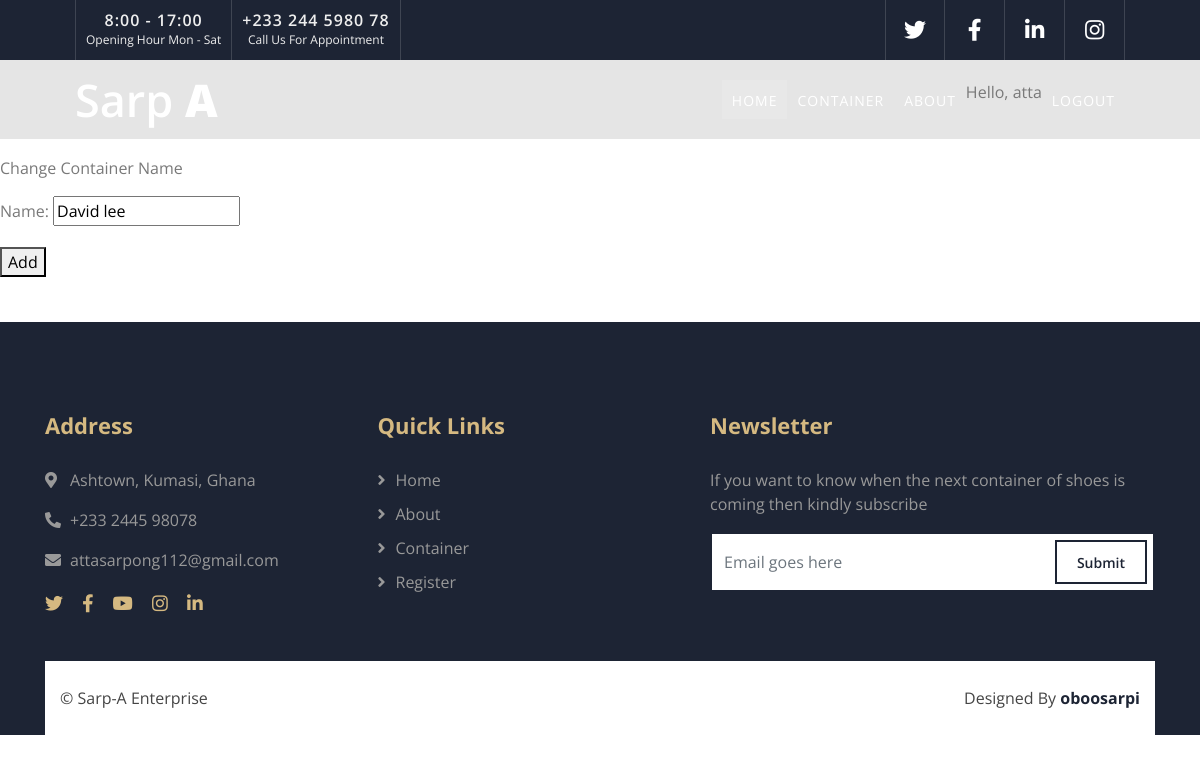
/edit_container/david-lee (signed in), run on an earlier commit of the app's database.
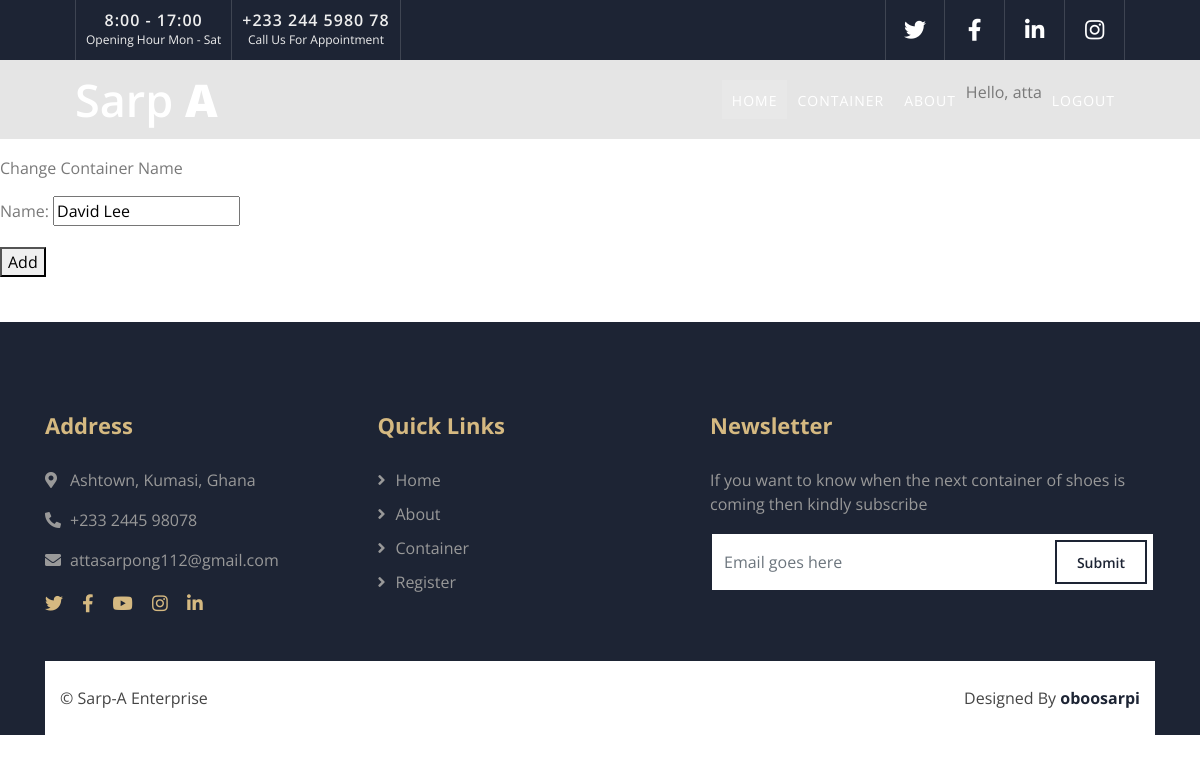
And on a later commit of the database.
### attas/models.py (models this page shows, shortened)
class Container(models.Model):
    name = models.CharField(max_length=200)
    date = models.DateField(default=timezone.now)
    owner = models.ForeignKey(User, on_delete=models.CASCADE, null=True)#change to  non-nullable later
    slug = models.SlugField(max_length=200, unique_for_date='date', null=True) #change to  non-nullable later
    class Meta:
        ordering = ('-date',)
        verbose_name_plural = 'containers'

### attas/views.py (the view, shortened to what this page needs)
# urls.py: path('edit_container/<slug:container_slug>', views.edit_container, name='edit_container'),
@login_required
def edit_container(request, container_slug):
    container = Container.objects.get(slug=container_slug)
    if container.owner != request.user:
        raise Http404
    if request.method != 'POST':
        form = ContainerForm(instance=container)
    return render(request, 'edit_container.html', {'container': container, 'form': form})

### attas/forms.py
class ContainerForm(forms.ModelForm):
    class Meta:
        model = Container
        fields = ['name']

### templates/edit_container.html (shortened to what this page needs)
{% extends 'base.html' %}
{% load static %}
{% block content %}
<p> Change Container Name</p>
<form action="{% url 'attas:edit_container' container.slug%}" method="post">
    {{form.as_p}}
    <button name="submit">Add</button>
</form>
{% endblock content %}

What changed in the data, as far as the page shows it:
changed Container: name "David lee" → "David Lee"
